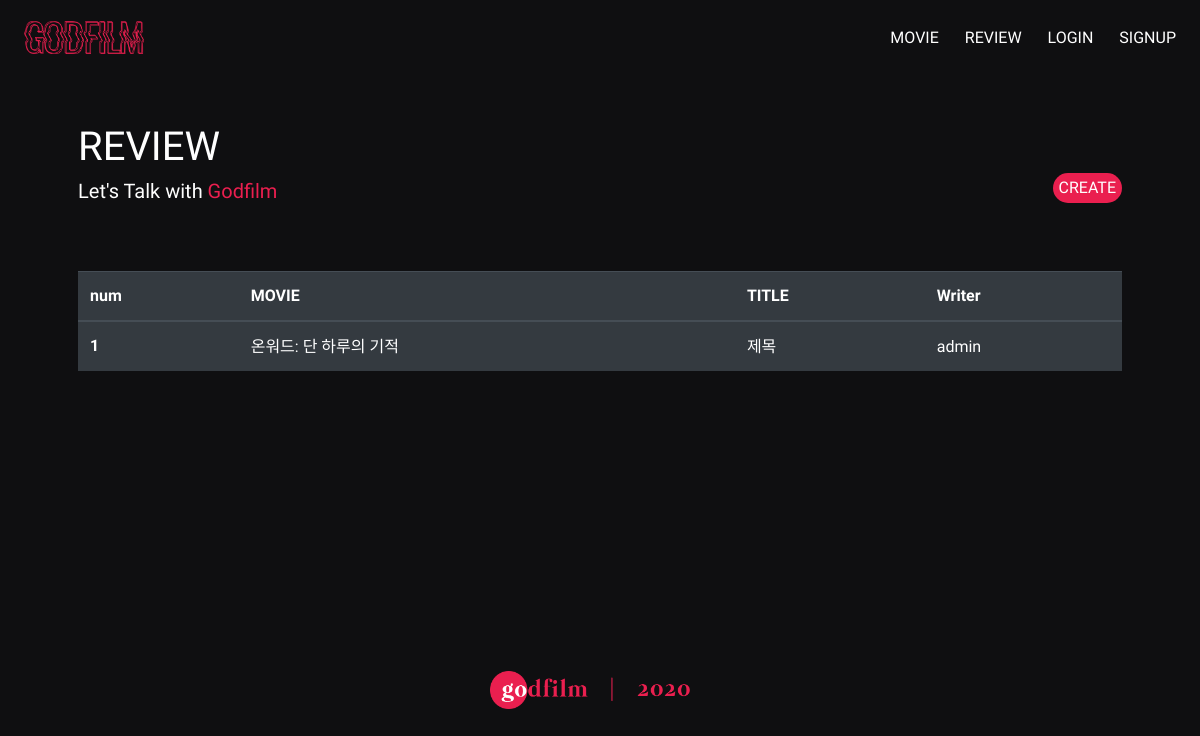
/movies/review_list/, run on an earlier commit of the app's database.
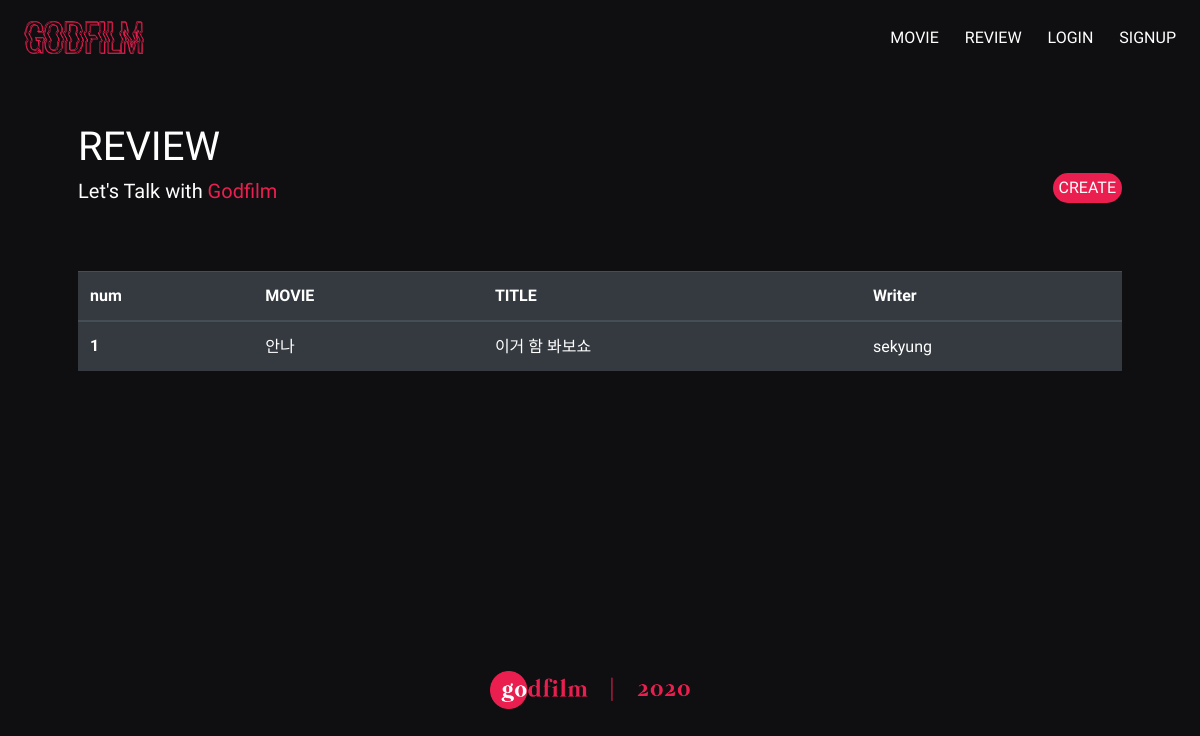
And on a later commit of the database.
### movies/models.py (models this page shows, shortened)
class Review(models.Model):
    title = models.CharField(max_length=100)
    content = models.TextField()
    user = models.ForeignKey(settings.AUTH_USER_MODEL, on_delete=models.CASCADE)
    movie = models.ForeignKey(Movie, on_delete=models.CASCADE)
    like_users = models.ManyToManyField(settings.AUTH_USER_MODEL, related_name='like_reviews', blank=True)

class Movie(models.Model):
    title = models.CharField(max_length=100)
    overview = models.TextField(blank=True)
    poster_path = models.CharField(max_length=200, null=True)
    cast = models.ManyToManyField(Cast, related_name='cast_movie', blank=True)

### accounts/models.py (models this page shows)
class User(AbstractUser):
    followers = models.ManyToManyField(
            settings.AUTH_USER_MODEL,
            related_name='followings'
        )

### movies/views.py (the view)
# urls.py: path('review_list/', views.review_list, name='review_list'),
def review_list(request):
    reviews = Review.objects.all()
    context =  {
        'reviews': reviews
    }
    return render(request, 'movies/review_list.html', context)

### movies/templates/movies/review_list.html
{% extends 'base.html' %}
{% block content %}
<div class="d-flex justify-content-between">
    <div>
        <h1 style="color: white;">REVIEW</h1>
        <h5 style="color: white;">Let's Talk with <span style="color: #ea1f4f;">Godfilm</span></h5>
    </div>
    <div>
        <a href="{% url 'movies:review_create' %}" class="btn review-create">CREATE</a>
    </div>
</div>
<table class="table table-dark" style="margin-top: 60px;">
    <thead>
      <tr class="review-th">
        <th scope="col">num</th>
        <th scope="col">MOVIE</th>
        <th scope="col">TITLE</th>
        <th scope="col">Writer</th>
      </tr>
    </thead>
    <tbody>
    {% for review in reviews %}
      <tr class="review-td">
        <th scope="row">{{ forloop.counter }}</th>
        <td><a href="{% url 'movies:movie_detail' review.movie.id %}">{{ review.movie.title }}</a></td>
        <td><a href="{% url 'movies:review_detail' review.movie.id review.id %}">{{ review.title }}</a></td>
        <td><a href="{% url 'accounts:profile' review.user.username %}">{{ review.user.username }}</a></td>
      </tr>
    {% endfor %}
    </tbody>
  </table>
{% endblock %}

What changed in the data, as far as the page shows it:
changed Review: movie "온워드: 단 하루의 기적" → "안나"; title "제목" → "이거 함 봐보쇼"; user.username "admin" → "sekyung"
